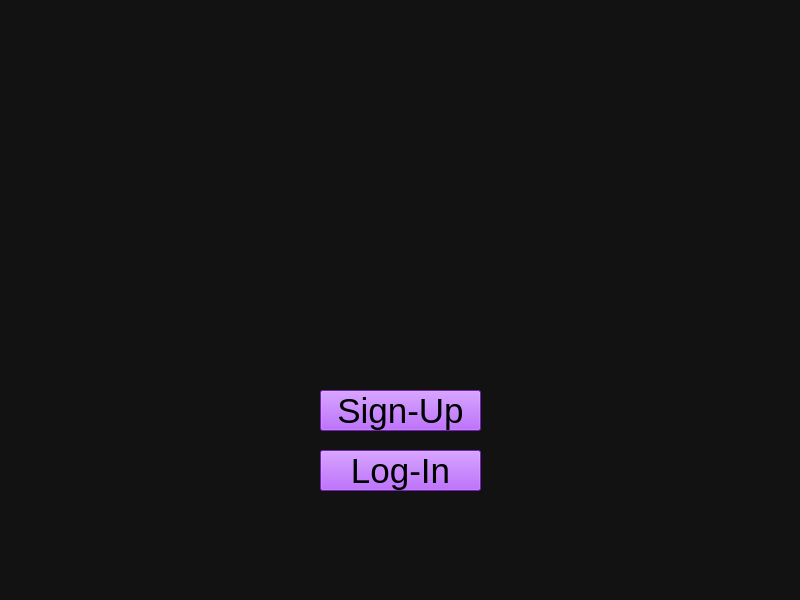
<?xml version="1.0" encoding="UTF-8"?>
<ui version="4.0">
 <class>MainWindow</class>
 <widget class="QMainWindow" name="MainWindow">
  <property name="geometry">
   <rect>
    <x>0</x>
    <y>0</y>
    <width>800</width>
    <height>600</height>
   </rect>
  </property>
  <property name="windowTitle">
   <string>MainWindow</string>
  </property>
  <property name="styleSheet">
   <string notr="true">background-color:rgb(18, 18, 18);
</string>
  </property>
  <widget class="QWidget" name="centralwidget">
   <widget class="QPushButton" name="pushButton">
    <property name="geometry">
     <rect>
      <x>320</x>
      <y>450</y>
      <width>161</width>
      <height>41</height>
     </rect>
    </property>
    <property name="styleSheet">
     <string notr="true">;background-color: rgb(162, 47, 255);
font: 75 8pt &quot;Magneto&quot;; font-size: 35px;height: 20px;width: 45px;</string>
    </property>
    <property name="text">
     <string>Log-In</string>
    </property>
   </widget>
   <widget class="QPushButton" name="signupButton">
    <property name="geometry">
     <rect>
      <x>320</x>
      <y>390</y>
      <width>161</width>
      <height>41</height>
     </rect>
    </property>
    <property name="styleSheet">
     <string notr="true">;background-color: rgb(162, 47, 255);
font: 75 8pt &quot;Magneto&quot;; font-size: 35px;height: 20px;width: 45px;</string>
    </property>
    <property name="text">
     <string>Sign-Up</string>
    </property>
   </widget>
   <widget class="QLabel" name="label">
    <property name="geometry">
     <rect>
      <x>40</x>
      <y>10</y>
      <width>721</width>
      <height>361</height>
     </rect>
    </property>
    <property name="text">
     <string/>
    </property>
    <property name="pixmap">
     <pixmap resource="image_resource.qrc">:/photos/gamelogo.png</pixmap>
    </property>
   </widget>
  </widget>
  <widget class="QMenuBar" name="menubar">
   <property name="geometry">
    <rect>
     <x>0</x>
     <y>0</y>
     <width>800</width>
     <height>21</height>
    </rect>
   </property>
  </widget>
  <widget class="QStatusBar" name="statusbar"/>
 </widget>
 <resources>
  <include location="image_resource.qrc"/>
 </resources>
 <connections/>
</ui>
